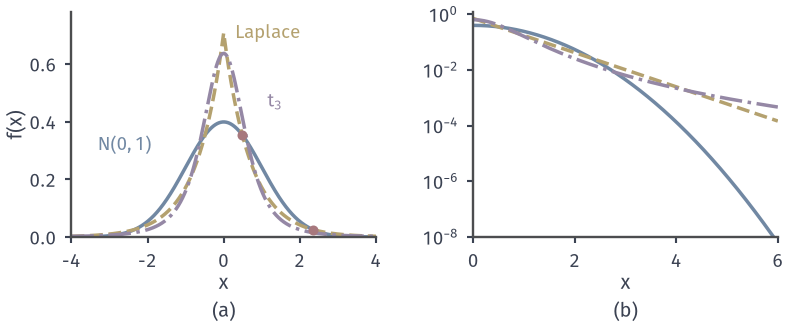

Reproduce this figure in Python.
"""Unit-variance N(0,1), Laplace(0,1/sqrt2), t_3 scaled by 1/sqrt3: (a) densities; (b) log densities."""
from pathlib import Path
import sys
sys.path.insert(0, str(Path(__file__).resolve().parent.parent/"cdist-common"))
from cdist_fig import *

import math
fig, axes = figure(width_mm=112, height_mm=46, ncols=2)
panel(fig, left=.09, bottom=.27, wspace=.32)
b = 1/math.sqrt(2); s3 = 1/math.sqrt(3)
x = np.linspace(-4, 4, 1601)
ax = axes[0]; style(ax)
ax.plot(x, phi(x), color=BLUE, lw=1.4); ax.plot(x, laplace_pdf(x, b), color=YELLOW, lw=1.4, ls='--'); ax.plot(x, t_pdf(x, 3, s3), color=PURPLE, lw=1.4, ls='-.')
lab(ax, .3, .69, 'Laplace', YELLOW, ha='left'); lab(ax, -2.6, .3, r'$\mathcal{N}(0,1)$', BLUE, ha='center'); lab(ax, 1.15, .45, '$t_3$', PURPLE)
for c in (0.4894, 2.339):
    ax.plot([c], [phi(c)], 'o', color=RED, ms=3, zorder=6)
ax.set_xlim(-4, 4); ax.set_ylim(0, .78); ax.set_xticks([-4, -2, 0, 2, 4]); ax.set_yticks([0, .2, .4, .6])
ax.set_xlabel('$x$', labelpad=1); ax.set_ylabel('$f(x)$', labelpad=1)
ax = axes[1]; style(ax)
x = np.linspace(0, 6, 601)
ax.plot(x, phi(x), color=BLUE, lw=1.4); ax.plot(x, laplace_pdf(x, b), color=YELLOW, lw=1.4, ls='--'); ax.plot(x, t_pdf(x, 3, s3), color=PURPLE, lw=1.4, ls='-.')
ax.set_yscale('log'); ax.minorticks_off(); ax.set_xlim(0, 6); ax.set_ylim(1e-8, 1.2); ax.set_yticks([1e-8, 1e-6, 1e-4, 1e-2, 1]); ax.set_xticks([0, 2, 4, 6])
ax.set_xlabel('$x$', labelpad=1)
tags(fig, axes)
save(fig, here(__file__), 'figure', {'peaks': {'normal': 1/math.sqrt(2*math.pi), 'laplace': 1/math.sqrt(2), 't3': float(t_pdf(0, 3, s3))}, 'crossings_normal_laplace': [0.4894, 2.339]})
